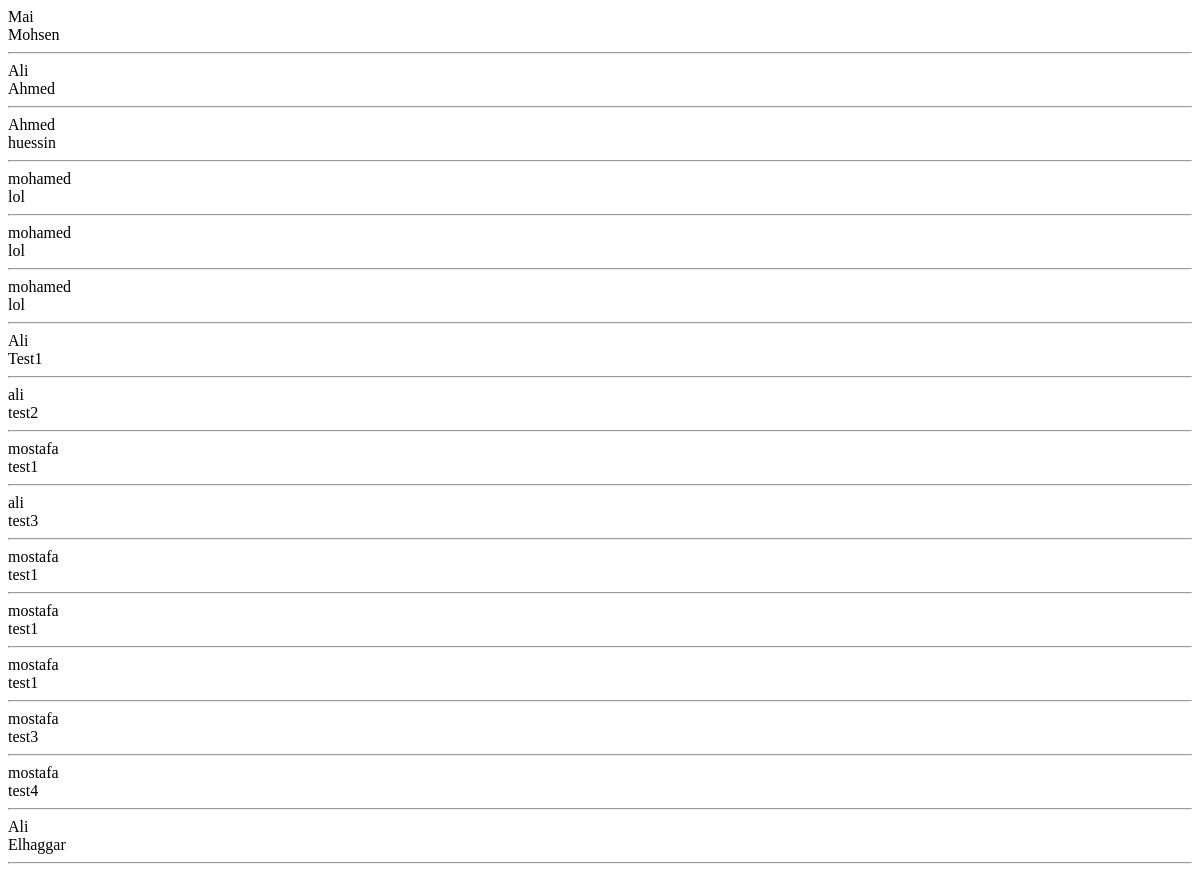
The page /list/ on the database as committed earlier.
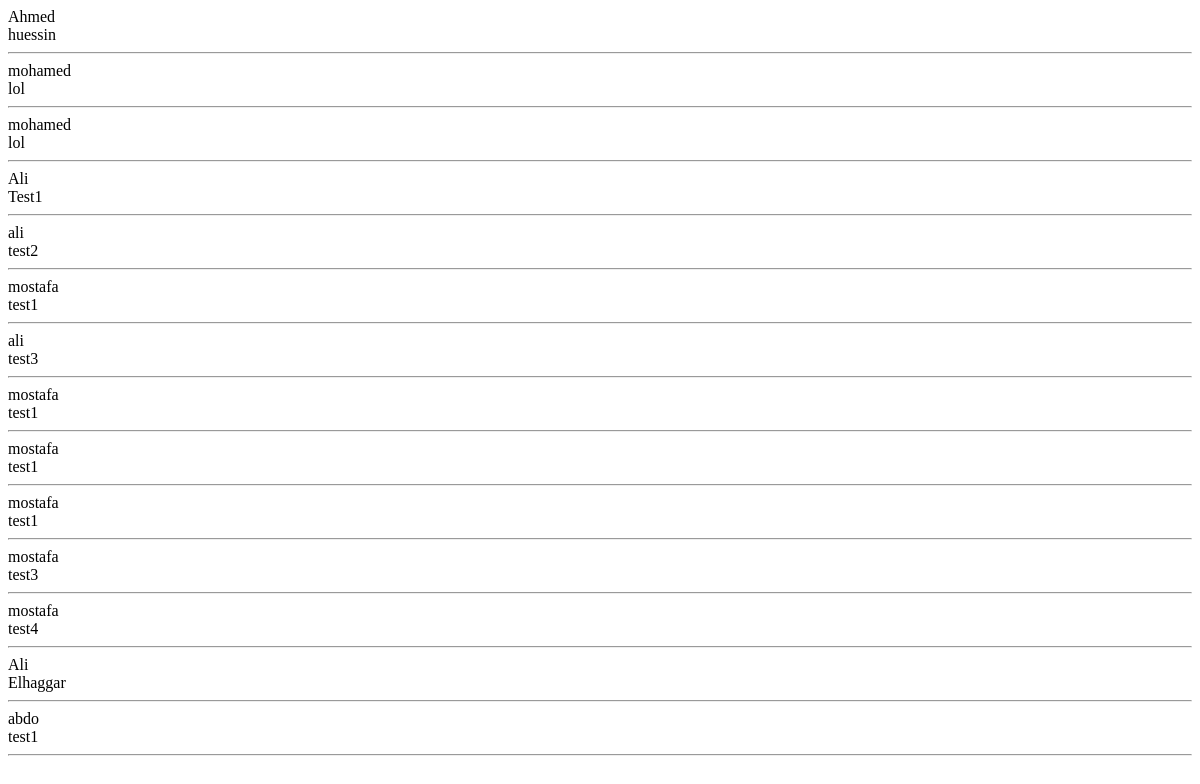
The same page on the database as committed later.
### students/models.py (models this page shows)
class Student(models.Model):
    f_name = models.CharField(max_length=255, null=True)
    I_name = models.CharField(max_length=255, null=True)

### students/views.py (the view)
# urls.py: path('list/', views.list_view, name='list_view'),
def list_view(request):
    context ={}
    context["dataset"] = Student.objects.all()
    return render(request, "list_view.html", context)

### students/templates/list_view.html (shortened to what this page needs)
{% block content %}
{% load static %}
<div class="main">
    {% for data in dataset %}
    {{ data.f_name }}<br/>
    {{ data.I_name }}<br/>
    <hr/>
    {% endfor %}
</div>
{% endblock %}

Rows that differ between the two databases and show on the page:
removed Student: f_name "Mai", I_name "Mohsen"
removed Student: f_name "Ali", I_name "Ahmed"
removed Student: f_name "mohamed", I_name "lol"
added Student: f_name "abdo", I_name "test1"
